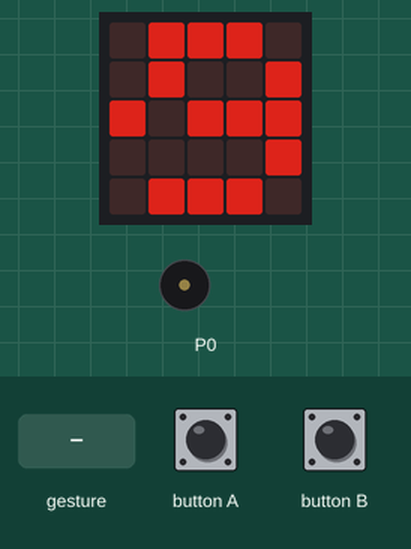
A program run on a simulated BBC micro:bit (MakeCode). On the bench: the board's 5×5 LED display, buzzer (waves = sounding). The inputs (shaded band) are chosen by the test bench. Dim RGB values are drawn brighter than linear; a tilt is held for 1.5 s and a shake lasts 1 s, then the board lies face up again.

Above: at 1.3 s.
1.4 s: button B pressed for 0.15 s
At 2.02 s:
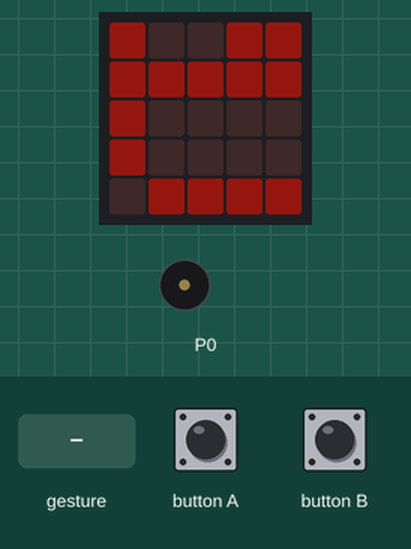
2.1 s: button A pressed for 0.15 s
At 2.38 s:
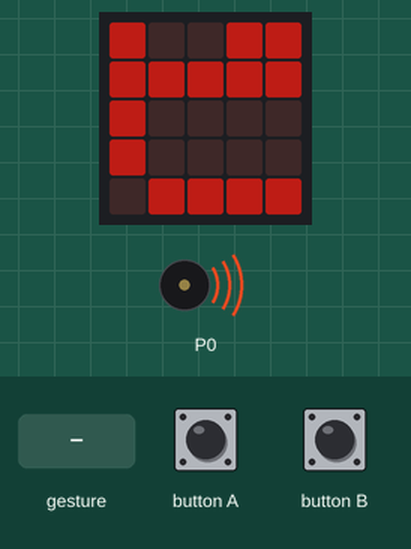
2.8 s: gesture '3g'
At 4.04 s:
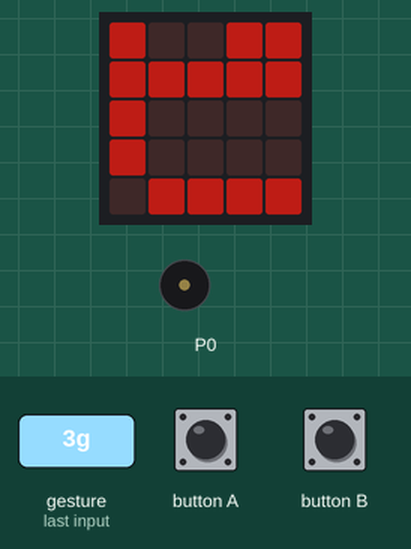
5.3 s: button A pressed for 0.15 s
At 8.31 s:
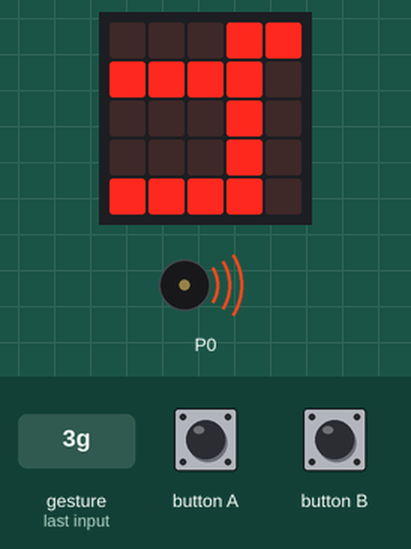
Timing chart, 0 to 14.5 s (numbered marks = the images above; inputs shaded):
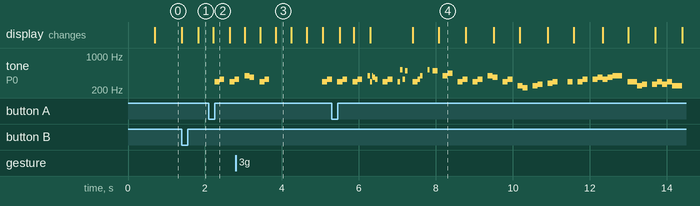

Measured:
- after the input at 1.4 s, the display: first differs from a run without the input after 0.42 s (image 1)
- after the input at 2.1 s, tone on P0: plays 294 Hz for 0.13 s, 330 Hz for 0.13 s, 294 Hz for 0.13 s, 330 Hz for 0.03 s, starting after 0.15 s
- what the display in image 3 shows lasts 0.4 s, from 3.8 s to 4.2 s

The program:

main.ts
```typescript
function ソファ () {
    music.playTone(392, music.beat(BeatFraction.Quarter))
    music.playTone(370, music.beat(BeatFraction.Quarter))
    music.rest(music.beat(BeatFraction.Quarter))
}
input.onButtonPressed(Button.A, function () {
    status = 0
    Aメロ()
    for (let index = 0; index < 100; index++) {
        if (status == 1) {
            break;
music.stopAllSounds()
        }
        Bメロ()
    }
})
input.onGesture(Gesture.ThreeG, function () {
    status = 1
    basic.pause(3500)
    ピタゴラスイッチ音()
})
function ソラ () {
    music.playTone(392, music.beat(BeatFraction.Quarter))
    music.playTone(440, music.beat(BeatFraction.Quarter))
    music.rest(music.beat(BeatFraction.Quarter))
}
function Aメロ () {
    レミ()
    レミ()
    ソファ()
    レミ()
    if (status == 1) {
        return
    }
    レミ()
    レミ()
    ドシ()
    ソラ()
    if (status == 1) {
        return
    }
    レミ()
    レミ()
    ソファ()
    レミ()
    if (status == 1) {
        return
    }
    前半しめ()
    if (status == 1) {
        return
    }
}
input.onButtonPressed(Button.B, function () {
    status = 1
    basic.pause(3500)
    ピタゴラスイッチ音()
})
function ドシ () {
    music.playTone(523, music.beat(BeatFraction.Quarter))
    music.playTone(494, music.beat(BeatFraction.Quarter))
    music.rest(music.beat(BeatFraction.Quarter))
}
function レミ () {
    music.playTone(294, music.beat(BeatFraction.Quarter))
    music.playTone(330, music.beat(BeatFraction.Quarter))
    music.rest(music.beat(BeatFraction.Quarter))
}
function 前半しめ () {
    music.playTone(247, music.beat(BeatFraction.Quarter))
    music.playTone(220, music.beat(BeatFraction.Quarter))
    music.rest(music.beat(BeatFraction.Quarter))
    music.playTone(247, music.beat(BeatFraction.Quarter))
    music.playTone(262, music.beat(BeatFraction.Quarter))
    music.rest(music.beat(BeatFraction.Quarter))
    music.playTone(277, music.beat(BeatFraction.Quarter))
    music.playTone(294, music.beat(BeatFraction.Quarter))
    music.rest(music.beat(BeatFraction.Half))
    music.playTone(294, music.beat(BeatFraction.Quarter))
    music.rest(music.beat(BeatFraction.Quarter))
}
function ピタゴラスイッチ表示 () {
    basic.showLeds(`
        # . . # #
        # # # # #
        # . . . .
        # . . . .
        . # # # #
        `)
    if (status == 1) {
        return
    }
    basic.pause(300)
    basic.showLeds(`
        . # # # .
        . # . . #
        # . # # #
        . . . . #
        . # # # .
        `)
    if (status == 1) {
        return
    }
    basic.pause(300)
    basic.showLeds(`
        . . . # #
        # # # # .
        . . . # .
        . . . # .
        # # # # .
        `)
    if (status == 1) {
        return
    }
    basic.pause(300)
    basic.showLeds(`
        . # # # .
        . . . . .
        # # # # #
        . . . . #
        . # # # .
        `)
    if (status == 1) {
        return
    }
    basic.pause(300)
    basic.showLeds(`
        # # # # .
        . . . # .
        . . # . .
        . # . # .
        # . . . #
        `)
    if (status == 1) {
        return
    }
    basic.pause(300)
    basic.showLeds(`
        . . . . #
        . . # # .
        # # # . .
        . . # . .
        . . # . .
        `)
    if (status == 1) {
        return
    }
    basic.pause(300)
    basic.showLeds(`
        . . . . .
        # . # . #
        # . # . #
        . . . . #
        . # # # .
        `)
    if (status == 1) {
        return
    }
    basic.pause(300)
    basic.showLeds(`
        . # # # .
        . . # . .
        # # # # #
        . . # . .
        . # . . .
        `)
    if (status == 1) {
        return
    }
    basic.pause(300)
}
function ピタゴラスイッチ音 () {
    for (let index = 0; index < 2; index++) {
        レミ()
    }
    music.playTone(523, music.beat(BeatFraction.Quarter))
    music.playTone(494, music.beat(BeatFraction.Quarter))
    music.rest(music.beat(BeatFraction.Half))
    music.playTone(392, music.beat(BeatFraction.Half))
}
function Bメロ () {
    music.playTone(294, music.beat(BeatFraction.Quarter))
    music.playTone(330, music.beat(BeatFraction.Quarter))
    music.rest(music.beat(BeatFraction.Quarter))
    if (status == 1) {
        return
    }
    music.playTone(330, music.beat(BeatFraction.Quarter))
    music.playTone(370, music.beat(BeatFraction.Quarter))
    music.playTone(330, music.beat(BeatFraction.Quarter))
    music.playTone(370, music.beat(BeatFraction.Quarter))
    music.playTone(392, music.beat(BeatFraction.Half))
    music.rest(music.beat(BeatFraction.Quarter))
    if (status == 1) {
        return
    }
    music.playTone(294, music.beat(BeatFraction.Half))
    music.playTone(247, music.beat(BeatFraction.Quarter))
    music.playTone(262, music.beat(BeatFraction.Quarter))
    music.rest(music.beat(BeatFraction.Quarter))
    if (status == 1) {
        return
    }
    music.playTone(262, music.beat(BeatFraction.Quarter))
    music.playTone(294, music.beat(BeatFraction.Quarter))
    music.playTone(262, music.beat(BeatFraction.Quarter))
    music.playTone(294, music.beat(BeatFraction.Quarter))
    music.playTone(247, music.beat(BeatFraction.Half))
    music.rest(music.beat(BeatFraction.Quarter))
    if (status == 1) {
        return
    }
    music.playTone(247, music.beat(BeatFraction.Half))
}
function Pi_finish (数値: number) {
    led.setBrightness(数値)
    basic.showLeds(`
        # . . # #
        # # # # #
        # . . . .
        # . . . .
        . # # # #
        `)
}
let status = 0
status = 0
led.setBrightness(150)
let list = [
20,
80,
180,
255
]
basic.forever(function () {
    if (status == 0) {
        ピタゴラスイッチ表示()
    } else {
        for (let 値 of list) {
            Pi_finish(値)
        }
    }
})
```

test.ts
```typescript
// テストはここに来ます。このパッケージが拡張機能として使用されるときにはコンパイルされません。
```
